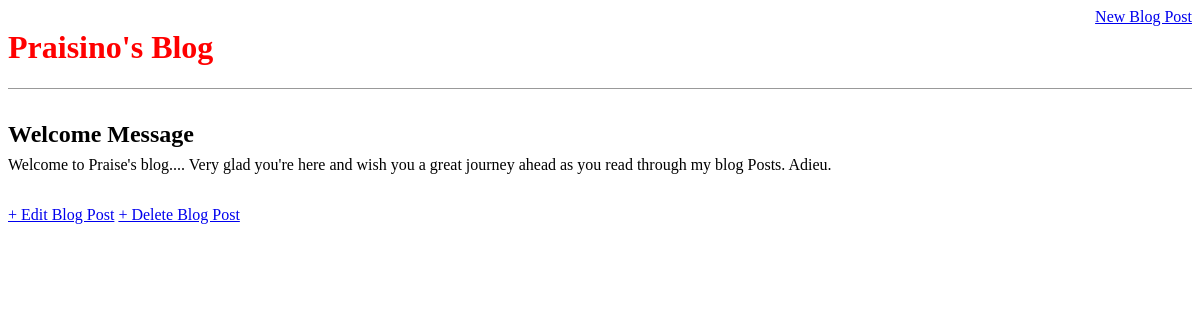
The app's page /post/1/ with its own data.
### blog/models.py (models this page shows, shortened)
class Post(models.Model):
    title = models.CharField(max_length=200)
    author = models.ForeignKey('auth.User', on_delete=models.CASCADE,)
    body = models.TextField()

### blog/views.py (the view)
# urls.py: path('post/<int:pk>/', BlogDetailView.as_view(), name='post_detail'),
class BlogDetailView(DetailView):
    model = Post
    template_name = 'post_detail.html'

### blog/templates/post_detail.html
{% extends 'base.html' %}
{% block content %}
    <div class="post-entry">
        <h2>{{ post.title}}</h2>
        <p>{{ post.body }}</p>
    </div>
    <a href="{% url 'post_edit' post.pk %}">+ Edit Blog Post</a>
    <a href="{% url 'post_delete' post.pk %}">+ Delete Blog Post</a>
{% endblock %}

### blog/static/css/base.css (style rules this page uses)
body { font-family: 'Source Sans Pro', san font-size: 18px; }
.post-entry { margin-bottom: 2rem; }
.post-entry h2 { margin: 0.5rem 0; }
.post-entry p { margin: 0; font-weight: 400; }

### records on screen
Post: title "Welcome Message", body "Welcome to Praise's blog.... Very glad you're here and wish you a great journey ahead as you read through my blog Posts. Adieu."
